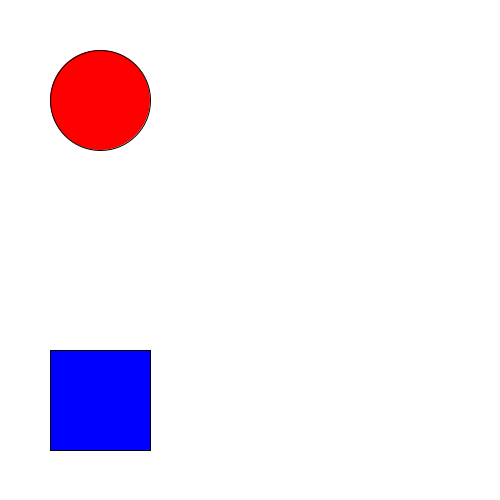
Frame 1 (no input)
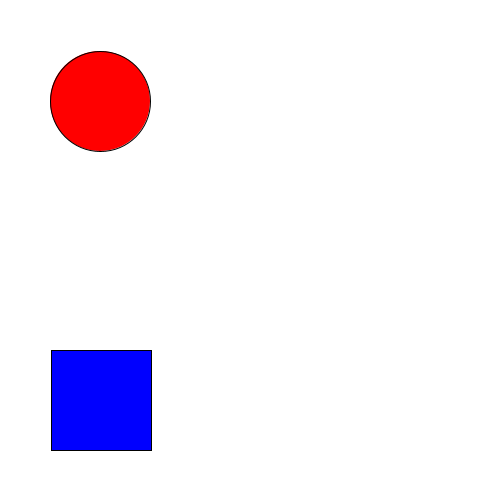
Frame 2 (the mouse pressed at the canvas centre, redrawn once)

The Processing sketch that drew these frames (run headless with seeded random() and noise(); the mouse was pressed at the canvas centre and the sketch redrawn once):

// Processing sketch: CoordinatesAndPVectors
// ── CoordinatesAndPVectors.pde
PVector redCircle, blueSquare;

void setup() {
  size(500, 500);
  noLoop();
  
  redCircle = new PVector(100, 100);
  
  blueSquare = new PVector();
  blueSquare.x = 50;
  blueSquare.y = 350;
}

void draw() {
  background(255);
  
  fill(#ff0000);
  circle(redCircle.x, redCircle.y, 100);
  redCircle.y += 1;
  
  fill(#0000ff);
  square(blueSquare.x, blueSquare.y, 100);
  blueSquare.x += 1 ;
  
  if(frameCount == 1){
    save("output.png");
    println("image saved");
  }
}
